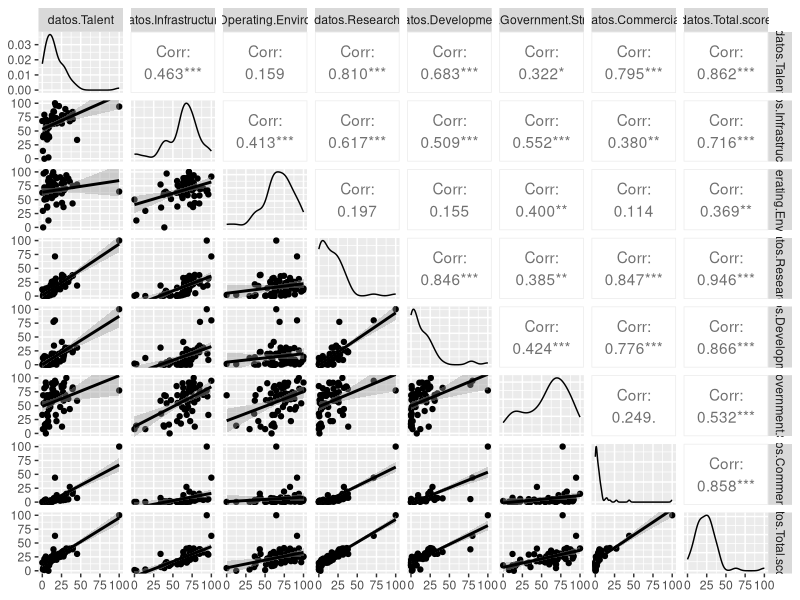
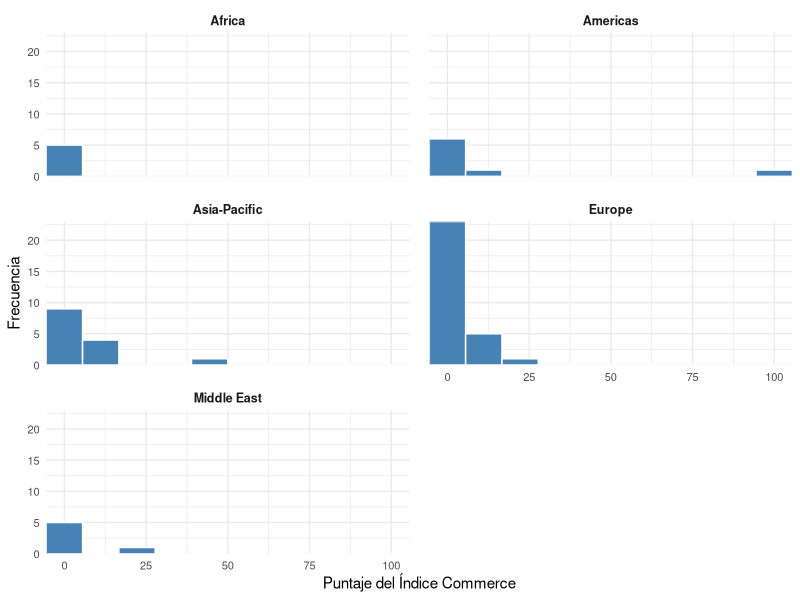
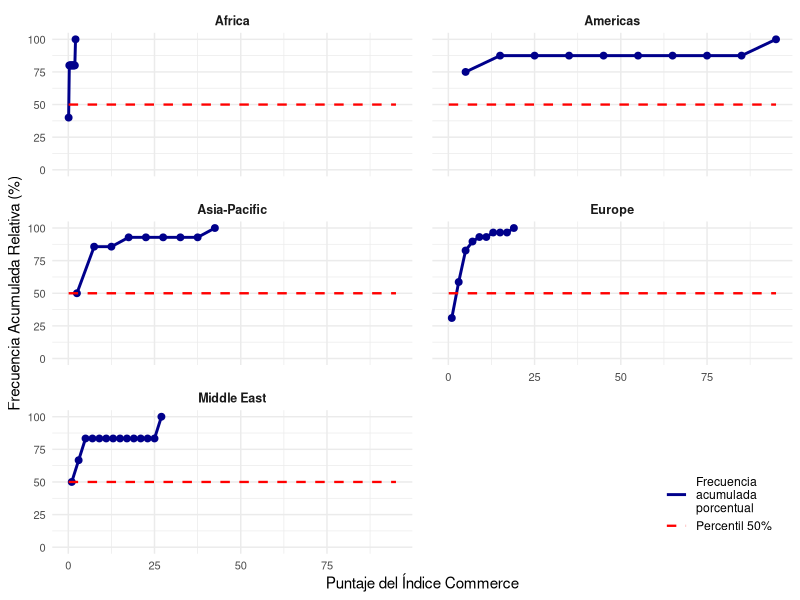
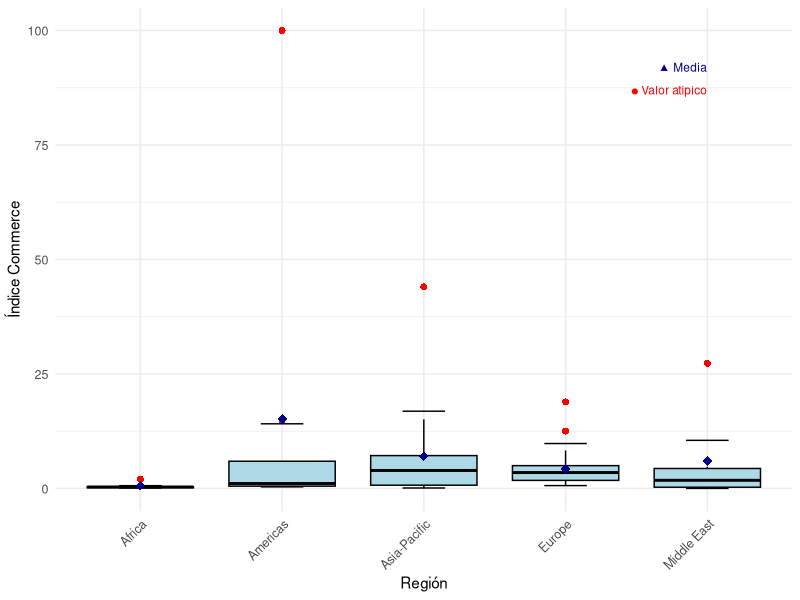
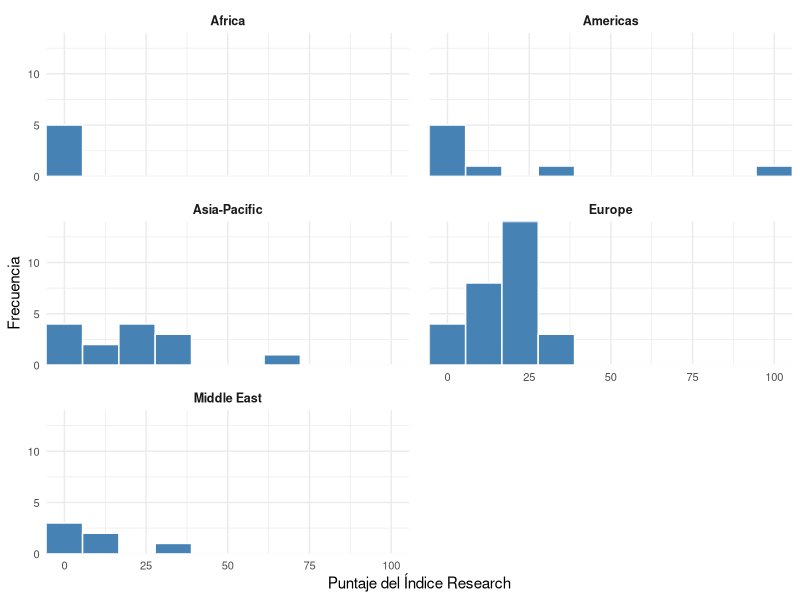
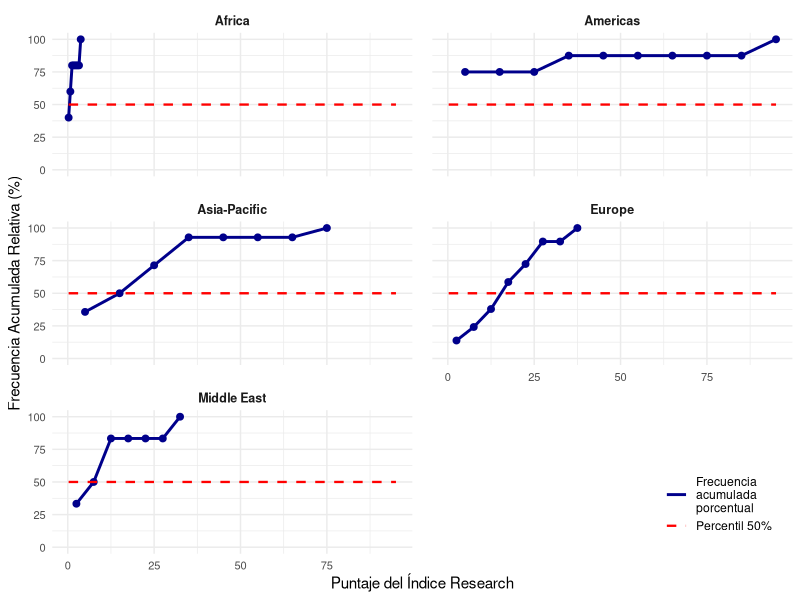
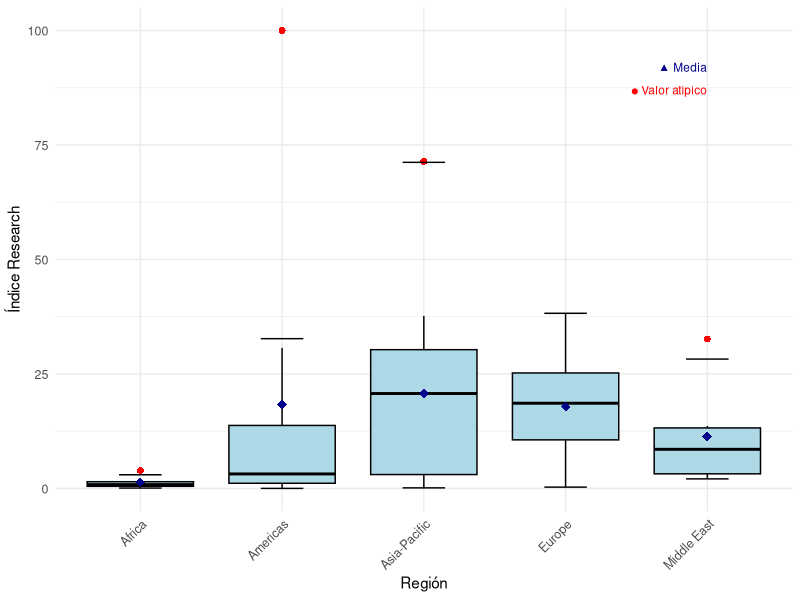

The R script that drew these images, in order:
## ---- chunk 1
knitr::opts_chunk$set(echo = FALSE)

#Instalación de las libreriás requeridas
library(ggplot2)
library(dplyr)
library(GGally)
library(xtable)
library(readr)
library(knitr)
library(forcats)
library(tidyr)
library(kableExtra)
## ---- chunk 2
knitr::opts_chunk$set(echo = FALSE)

#Organización en dataframes
AI_index_db <- read_csv("AI_index_db.csv")

datos <- data.frame(AI_index_db)

num <- data.frame(datos $Talent, datos $Infrastructure, datos $Operating.Environment, datos $Research, datos $Development, datos $Government.Strategy, datos $Commercial, datos $Total.score)

numeric_data <- data.frame(Commercial = datos$Commercial, Research = datos$Research, Talent = datos$Talent, Total_Score = datos$Total.score)
## ---- chunk 3

#Generación de dataframe de los datos de las variables
variables <- data.frame(
  Variable = c("Country", "Talent", "Infraestructure", "Operating Enviroment", "Research", "Development", "Government Strategy", "Commerce", "Total Score", "Region", "Cluster", "Income Group", "Political Regime"),
  Clasificacion = c("Cualitativa", "Cuantitativa", "Cuantitativa", "Cuantitativa", "Cuantitativa", "Cuantitativa", "Cuantitativa", "Cuantitativa", "Cuantitativa", "Cualitativa", "Cualitativa", "Cualitativa", "Cualitativa"),
  Categorizacion = c("Nominal", "Continua", "Continua", "Continua", "Continua", "Continua", "Continua", "Continua", "Continua", "Nominal", "Nominal", "Ordinal", "Nominal"),
  Descripcion = c(
    "Nombre del país donde se evalúa el AI Global Index.",
    "Indicador de disponibilidad de profesionales calificados para la provisión de soluciones de inteligencia artificial.",
    "Indicador de fiabilidad y la escala de la infraestructura de acceso, desde la electricidad e Internet, hasta las capacidades de superintarmética.",
    "Indicador del contexto regulatorio y la opinión pública en torno a la inteligencia artificial.",
    "Indicador del alcance de la investigación especializada y los investigadores; investigando la cantidad de publicaciones y citas en revistas académicas creíbles.",
    "Indicador de desarrollo de plataformas y algoritmos fundamentales en los que se basan los proyectos innovadores de inteligencia artificial.",
    "Indicador de la profundidad del compromiso del gobierno nacional con la inteligencia artificial; investigando los compromisos de gasto y las estrategias nacionales.",
    "Indicador del nivel de actividad de puesta en marcha, inversión e iniciativas comerciales basadas en la inteligencia artificial.",
    "Indicador AI Global Index que compara a las naciones en su nivel de inversión, innovación e implementación de la inteligencia artificial.",
    "Agrupacion de países según su localización geográfica en regiones.",
    "Agrupación de países según su historia de incursión en el desarrollo de tecnología relacionada con la Inteligencia Artificial.",
    "Nivel de ingresos presentado en el país.",
    "Tipo de régimen político presentado en el país."
  )
)

# Ajuste del diseño de la tabla
cat("\\renewcommand{\\arraystretch}{1.5}\n")
cat("\\begin{footnotesize}")
knitr::kable(variables, 
             caption = "Variables y su clasificación", 
             format = "latex", 
             booktabs = TRUE, 
             longtable = TRUE,
             col.names = c("Variable", "Clasificación", "Categorización", "Descripción"),
             align = c("l", "l", "l", "p{8cm}"))
cat("\\end{footnotesize}")
cat("\\renewcommand{\\arraystretch}{1}\n")

## ---- chunk 4

#Genreación del gráfico
figura1 <- ggpairs(num, lower = list(continuous = "smooth"))
ggsave("figura1.png", plot = figura1, width = 7, height = 7, dpi = 300)
## ---- chunk 5

# Cálculo de las estadísticas
custom_stats_region <- function(df, var, total_score) {
  x <- df[[var]]
  total <- df[[total_score]]
  x <- x[!is.na(x)]
  total <- total[!is.na(total)]
  
  mean_val <- round(mean(x), 2)
  freq_table <- table(x)
  mode_val <- as.numeric(names(freq_table)[freq_table == max(freq_table)])
  mode_text <- if (length(mode_val) > 3) "> 3 modas" else paste(round(mode_val, 2), collapse = ", ")
  std_dev <- round(sd(x), 2)
  min_val <- round(min(x), 2)
  q1 <- round(quantile(x, 0.25), 2)
  median_val <- round(median(x), 2)
  q3 <- round(quantile(x, 0.75), 2)
  max_val <- round(max(x), 2)
  range_val <- round(max_val - min_val, 2)
  iqr <- round(q3 - quantile(x, 0.25), 2)
  cv <- round((std_dev / mean_val) * 100, 2)
  cov_val <- round(cov(x, total, use = "complete.obs"), 2)
  cor_val <- round(cor(x, total, use = "complete.obs"), 2)

  return(data.frame(
    Media = mean_val,
    Moda = mode_text,
    Mínimo = min_val,
    Q1 = q1,
    Mediana = median_val,
    Q3 = q3,
    Máximo = max_val,
    Rango = range_val,
    RIQ = iqr,
    `Desv est` = std_dev,
    CV = cv,
    `Cov Total Score` = cov_val,
    `Corr Total Score` = cor_val
  ))
}

regiones <- unique(datos$Region)
region_stats_list <- list()

for (i in 1:length(regiones)) {
  region <- regiones[i]
  
  region_data <- datos %>% filter(Region == region)
  
  commerce_stats <- custom_stats_region(region_data, "Commercial", "Total.score")
  talent_stats <- custom_stats_region(region_data, "Talent", "Total.score")
  research_stats <- custom_stats_region(region_data, "Research", "Total.score")
  total_stats <- custom_stats_region(region_data, "Total.score", "Total.score")
  
  region_df <- bind_rows(
    cbind(Region = region, Indice = "Commerce", commerce_stats),
    cbind(Region = region, Indice = "Talent", talent_stats),
    cbind(Region = region, Indice = "Research", research_stats),
    cbind(Region = region, Indice = "Total Score", total_stats)
  )
  
  region_stats_list[[i]] <- region_df
}

region_stats <- bind_rows(region_stats_list)

tabla2 <- region_stats %>% 
  select(Region, Indice, Media, Moda, Mínimo, Q1, Mediana, Q3, Máximo) %>% 
  rename(`Región` = Region, `Índice` = Indice)

#Ajuste del diseño de la tabla
cat("\\renewcommand{\\arraystretch}{1.3}\n")
cat("\\begin{scriptsize}")
knitr::kable(tabla2, 
             caption = "Medidas de tendencia central y posición", 
             format = "latex", 
             booktabs = TRUE, 
             longtable = TRUE,
             row.names = FALSE, 
             align = "llrrrrrrr",
             na.string = "")
cat("\\end{scriptsize}")
cat("\\renewcommand{\\arraystretch}{1}\n")

## ---- chunk 6

# Cálculo de las estadísticas
tabla3 <- region_stats %>% 
  select(Region, Indice, Rango, RIQ, `Desv.est`, CV, `Cov.Total.Score`, `Corr.Total.Score`) %>% 
  rename(`Región` = Region, `Índice` = Indice, `Cov Total Score` = `Cov.Total.Score`, `Corr Total Score` = `Corr.Total.Score`)

# Ajuste del diseño de la tabla
cat("\\renewcommand{\\arraystretch}{1.3}\n")
cat("\\begin{scriptsize}")
knitr::kable(tabla3, 
             caption = "Medidas de dispersión e indicadores por región e índice", 
             format = "latex", 
             booktabs = TRUE, 
             longtable = TRUE,
             row.names = FALSE,  
             align = "llrrrrr",
             na.string = "")
cat("\\end{scriptsize}")
cat("\\renewcommand{\\arraystretch}{1}\n")

## ---- chunk 7
# Crear intervalos para la variable Commercial
intervalos <- cut(datos$Commercial, breaks = seq(0, 100, by = 10), 
                  include.lowest = TRUE, right = TRUE)

# Calcular frecuencias
frec_abs <- table(intervalos)
frec_rel <- prop.table(frec_abs)
frec_abs_acum <- cumsum(frec_abs)
frec_rel_acum <- cumsum(frec_rel)

# Crear la tabla de frecuencias
tabla_frecuencias_commercial <- data.frame(
  Intervalo = levels(intervalos),
  "F Absoluta" = as.numeric(frec_abs),
  "F Relativa" = round(as.numeric(frec_rel), 2),
  "F Abs Acum" = as.numeric(frec_abs_acum),
  "F Rel Acum" = round(as.numeric(frec_rel_acum), 2)
)

# Mostrar la tabla con knitr::kable
knitr::kable(tabla_frecuencias_commercial, 
             caption = "Frecuencia del Índice Commercial",
             align = c('l', 'c', 'c', 'c', 'c'))

## ---- chunk 8

#Generación de la tabla
crear_intervalos <- function(data, variable, n_bins = 8) {
  breaks <- pretty(range(data[[variable]], na.rm = TRUE), n = n_bins)
  return(breaks)
}
commerce_breaks <- crear_intervalos(datos, "Commercial")
total_score_breaks <- crear_intervalos(datos, "Total.score")
commerce_labels <- paste0("(", commerce_breaks[-length(commerce_breaks)], ", ", commerce_breaks[-1], "]")
score_labels <- paste0("(", total_score_breaks[-length(total_score_breaks)], ", ", total_score_breaks[-1], "]")
datos$Commercial_interval <- cut(datos$Commercial, 
                                breaks = commerce_breaks, 
                                labels = commerce_labels, 
                                include.lowest = TRUE)
datos$TotalScore_interval <- cut(datos$Total.score, 
                                breaks = total_score_breaks, 
                                labels = score_labels, 
                                include.lowest = TRUE)
tabla_contingencia <- table(datos$Commercial_interval, datos$TotalScore_interval)
tabla_df <- as.data.frame.matrix(tabla_contingencia)
tabla_df$Total <- rowSums(tabla_df)
totales_columna <- colSums(tabla_df)
tabla_df <- rbind(tabla_df, Total = totales_columna)
tabla4 <- tabla_df %>%
  tibble::rownames_to_column(var = "A  -   B") %>%
  dplyr::rename(`A - B` = `A  -   B`) %>% 
  dplyr::select(`A - B`, everything()) 

colnames(tabla4) <- c("A   -   B", "[0, 10]", "(10, 20]", "(20, 30]", "(30, 40]", "(40, 50]", 
                      "(50, 60]", "(60, 70]", "(70, 80]", "(80, 90]", "(90, 100]", "Total")

cat("\\renewcommand{\\arraystretch}{1.3}\n")
cat("\\begin{scriptsize}")
print(xtable::xtable(tabla4, 
                   caption = "Tabla de Frecuencia Bivariada Índice Commerce (A) vs Total Score (B)"),
      tabular.environment = "longtable",
      floating = FALSE,
      include.rownames = FALSE,
      latex.environments = "",
      caption.placement = "top")
cat("\\end{scriptsize}")
cat("\\renewcommand{\\arraystretch}{1}\n")
## ---- chunk 9

# Crear el histograma 
figura2 <- ggplot(datos, aes(x = Commercial)) +
  geom_histogram(bins = 10, fill = "steelblue", color = "white") +
  facet_wrap(~Region, ncol = 2, scales = "fixed") +  
  scale_x_continuous(expand = c(0, 0)) +
  scale_y_continuous(expand = c(0, 0)) +
  labs(x = "Puntaje del Índice Commerce",
       y = "Frecuencia") +
  theme_minimal() +
  theme(plot.title = element_text(hjust = 0.5, size = 12),
        axis.text = element_text(size = 8),
        strip.text = element_text(size = 9, face = "bold"),
        panel.spacing = unit(1, "lines"))
ggsave("figura2.png", plot = figura2, width = 8, height = 9, dpi = 300)

## ---- chunk 10

# Generar diagrama
prepare_ogive_data <- function(df, variable, region_var, bins = 10) {
  df %>%
    filter(!is.na(.data[[variable]])) %>%
    group_by(.data[[region_var]]) %>%
    do({
      region_data <- .
      breaks <- pretty(range(region_data[[variable]], na.rm = TRUE), n = bins)
      h <- hist(region_data[[variable]], breaks = breaks, plot = FALSE)
      cum_freq <- cumsum(h$counts) / sum(h$counts) * 100
      data.frame(
        Region = unique(region_data[[region_var]]),
        bin = h$mids,
        freq_acum_rel = cum_freq
      )
    }) %>%
    ungroup()
}

ojiva_data <- prepare_ogive_data(datos, "Commercial", "Region", bins = 10)

figura_ojiva <- ggplot(ojiva_data, aes(x = bin, y = freq_acum_rel)) +
  geom_line(color = "darkblue", size = 1, aes(linetype = "Frecuencia\nacumulada\nporcentual")) +
  geom_point(color = "darkblue", size = 2) +
  geom_line(data = data.frame(bin = c(min(ojiva_data$bin), max(ojiva_data$bin)),
            freq_acum_rel = 50,
            Linea = "Percentil 50%"),
          aes(x = bin, y = freq_acum_rel, linetype = Linea),
          color = "red", size = 0.8) +
  facet_wrap(~Region, ncol = 2, scales = "fixed") +
  labs(
    x = "Puntaje del Índice Commerce",
    y = "Frecuencia Acumulada Relativa (%)",
    linetype = "" 
  ) +
  theme_minimal() +
  theme(
    plot.title = element_text(hjust = 0.5, size = 12),
    axis.text = element_text(size = 8),
    strip.text = element_text(size = 9, face = "bold"),
    panel.spacing = unit(1, "lines"),
    legend.box = "vertical",
    legend.background = element_rect(fill = alpha("white", 0.8), color =NA),
    legend.margin = margin(4, 4, 4, 4),
    legend.position = c(0.98, 0.02),
    legend.justification = c(1, 0)
  ) +
  scale_linetype_manual(values = c("Frecuencia\nacumulada\nporcentual" = "solid", "Percentil 50%" = "dashed")) +
  scale_y_continuous(limits = c(0, 100))

ggsave("figura3.png", plot = figura_ojiva, width = 8, height = 9, dpi = 300)

## ---- chunk 11

# Generación del. diagrama
stats_boxplot <- datos %>%
  group_by(Region) %>%
  summarise(
    q1 = quantile(Commercial, 0.25, na.rm = TRUE),
    q3 = quantile(Commercial, 0.75, na.rm = TRUE),
    iqr = IQR(Commercial, na.rm = TRUE),
    lower_whisker = max(min(Commercial, na.rm = TRUE), q1 - 1.5 * iqr),
    upper_whisker = min(max(Commercial, na.rm = TRUE), q3 + 1.5 * iqr),
    mean_val = mean(Commercial, na.rm = TRUE),
    .groups = "drop"
  )

datos$Region <- factor(datos$Region)

figura4 <- ggplot(datos, aes(x = Region, y = Commercial)) +
  geom_boxplot(outlier.colour = "red",
               outlier.shape = 16,
               outlier.size = 2,
               fill = "lightblue",
               color = "black",
               coef = 1.5) +
  
  geom_segment(data = stats_boxplot,
               aes(x = as.numeric(factor(Region)) - 0.15, 
                   xend = as.numeric(factor(Region)) + 0.15,
                   y = lower_whisker, 
                   yend = lower_whisker),
               color = "black", linewidth = 0.5) +
  
  geom_segment(data = stats_boxplot,
               aes(x = as.numeric(factor(Region)) - 0.15, 
                   xend = as.numeric(factor(Region)) + 0.15,
                   y = upper_whisker, 
                   yend = upper_whisker),
               color = "black", linewidth = 0.5) +
  
  stat_summary(fun = mean,
               geom = "point",
               shape = 18,
               size = 3,
               color = "darkblue") +
  
  labs(x = "Región",
       y = "Índice Commerce") +
  
  theme_minimal() +
  theme(
    axis.text.x = element_text(angle = 45, hjust = 1, size = 9),
    axis.text.y = element_text(size = 9),
    plot.title = element_text(hjust = 0.5, size = 12)
  ) +
  annotate("text", x = max(as.numeric(factor(datos$Region))), 
           y = max(datos$Commercial, na.rm = TRUE) * 0.92, 
           label = "▲ Media", color = "darkblue", size = 3, hjust = 1) +
  annotate("text", x = max(as.numeric(factor(datos$Region))), 
           y = max(datos$Commercial, na.rm = TRUE) * 0.87, 
           label = "● Valor atípico", color = "red", size = 3, hjust = 1)
ggsave("figura4.png", plot = figura4, width = 8, height = 5, dpi = 300)

## ---- chunk 12

# Crear intervalos para la variable Research
intervalos <- cut(datos$Research, breaks = seq(0, 100, by = 10), 
                  include.lowest = TRUE, right = TRUE)

# Calcular frecuencias
frec_abs <- table(intervalos)
frec_rel <- prop.table(frec_abs)
frec_abs_acum <- cumsum(frec_abs)
frec_rel_acum <- cumsum(frec_rel)

# Crear la tabla de frecuencias
tabla_frecuencias_research <- data.frame(
  Intervalo = levels(intervalos),
  "F Absoluta" = as.numeric(frec_abs),
  "F Relativa" = round(as.numeric(frec_rel), 2),
  "F Abs Acum" = as.numeric(frec_abs_acum),
  "F Rel Acum" = round(as.numeric(frec_rel_acum), 2)
)

# Mostrar la tabla con el mismo formato
knitr::kable(tabla_frecuencias_research, 
             caption = "Frecuencia del Índice Research",
             align = c('l', 'c', 'c', 'c', 'c'))

## ---- chunk 13

#Generación de la tabla
crear_intervalos <- function(data, variable, n_bins = 8) {
  breaks <- pretty(range(data[[variable]], na.rm = TRUE), n = n_bins)
  return(breaks)
}
research_breaks <- crear_intervalos(datos, "Research")
total_score_breaks <- crear_intervalos(datos, "Total.score")
research_labels <- paste0("(", research_breaks[-length(research_breaks)], ", ", research_breaks[-1], "]")
score_labels <- paste0("(", total_score_breaks[-length(total_score_breaks)], ", ", total_score_breaks[-1], "]")
datos$Research_interval <- cut(datos$Research, 
                                breaks = research_breaks, 
                                labels = research_labels, 
                                include.lowest = TRUE)
datos$TotalScore_interval <- cut(datos$Total.score, 
                                breaks = total_score_breaks, 
                                labels = score_labels, 
                                include.lowest = TRUE)
tabla_contingencia <- table(datos$Research_interval, datos$TotalScore_interval)
tabla_df <- as.data.frame.matrix(tabla_contingencia)
tabla_df$Total <- rowSums(tabla_df)
totales_columna <- colSums(tabla_df)
tabla_df <- rbind(tabla_df, Total = totales_columna)
tabla5 <- tabla_df %>%
  tibble::rownames_to_column(var = "A  -   B") %>%
  dplyr::rename(`A - B` = `A  -   B`) %>% 
  dplyr::select(`A - B`, everything()) 

colnames(tabla5) <- c("A   -   B", "[0, 10]", "(10, 20]", "(20, 30]", "(30, 40]", "(40, 50]", 
                      "(50, 60]", "(60, 70]", "(70, 80]", "(80, 90]", "(90, 100]", "Total")

cat("\\renewcommand{\\arraystretch}{1.3}\n")
cat("\\begin{scriptsize}")
print(xtable::xtable(tabla5, 
                   caption = "Tabla de Frecuencia Bivariada Índice Research (A) vs Total Score (B)"),
      tabular.environment = "longtable",
      floating = FALSE,
      include.rownames = FALSE,
      latex.environments = "",
      caption.placement = "top")
cat("\\end{scriptsize}")
cat("\\renewcommand{\\arraystretch}{1}\n")
## ---- chunk 14

# Crear el histograma 
figura5 <- ggplot(datos, aes(x = Research)) +
  geom_histogram(bins = 10, fill = "steelblue", color = "white") +
  facet_wrap(~Region, ncol = 2, scales = "fixed") +  
  scale_x_continuous(expand = c(0, 0)) +
  scale_y_continuous(expand = c(0, 0)) +
  labs(x = "Puntaje del Índice Research",
       y = "Frecuencia") +
  theme_minimal() +
  theme(plot.title = element_text(hjust = 0.5, size = 12),
        axis.text = element_text(size = 8),
        strip.text = element_text(size = 9, face = "bold"),
        panel.spacing = unit(1, "lines"))
ggsave("figura5.png", plot = figura5, width = 8, height = 9, dpi = 300)
## ---- chunk 15

# Generar diagrama
prepare_ogive_data <- function(df, variable, region_var, bins = 10) {
  df %>%
    filter(!is.na(.data[[variable]])) %>%
    group_by(.data[[region_var]]) %>%
    do({
      region_data <- .
      breaks <- pretty(range(region_data[[variable]], na.rm = TRUE), n = bins)
      h <- hist(region_data[[variable]], breaks = breaks, plot = FALSE)
      cum_freq <- cumsum(h$counts) / sum(h$counts) * 100
      data.frame(
        Region = unique(region_data[[region_var]]),
        bin = h$mids,
        freq_acum_rel = cum_freq
      )
    }) %>%
    ungroup()
}

ojiva_data <- prepare_ogive_data(datos, "Research", "Region", bins = 10)

figura_ojiva <- ggplot(ojiva_data, aes(x = bin, y = freq_acum_rel)) +
  geom_line(color = "darkblue", size = 1, aes(linetype = "Frecuencia\nacumulada\nporcentual")) +
  geom_point(color = "darkblue", size = 2) +
  geom_line(data = data.frame(bin = c(min(ojiva_data$bin), max(ojiva_data$bin)),
            freq_acum_rel = 50,
            Linea = "Percentil 50%"),
          aes(x = bin, y = freq_acum_rel, linetype = Linea),
          color = "red", size = 0.8) +
  facet_wrap(~Region, ncol = 2, scales = "fixed") +
  labs(
    x = "Puntaje del Índice Research",
    y = "Frecuencia Acumulada Relativa (%)",
    linetype = "" 
  ) +
  theme_minimal() +
  theme(
    plot.title = element_text(hjust = 0.5, size = 12),
    axis.text = element_text(size = 8),
    strip.text = element_text(size = 9, face = "bold"),
    panel.spacing = unit(1, "lines"),
    legend.box = "vertical",
    legend.background = element_rect(fill = alpha("white", 0.8), color =NA),
    legend.margin = margin(4, 4, 4, 4),
    legend.position = c(0.98, 0.02),
    legend.justification = c(1, 0)
  ) +
  scale_linetype_manual(values = c("Frecuencia\nacumulada\nporcentual" = "solid", "Percentil 50%" = "dashed")) +
  scale_y_continuous(limits = c(0, 100))

ggsave("figura6.png", plot = figura_ojiva, width = 8, height = 9, dpi = 300)
## ---- chunk 16

# Generación del diagrama
stats_boxplot <- datos %>%
  group_by(Region) %>%
  summarise(
    q1 = quantile(Research, 0.25, na.rm = TRUE),
    q3 = quantile(Research, 0.75, na.rm = TRUE),
    iqr = IQR(Research, na.rm = TRUE),
    lower_whisker = max(min(Research, na.rm = TRUE), q1 - 1.5 * iqr),
    upper_whisker = min(max(Research, na.rm = TRUE), q3 + 1.5 * iqr),
    mean_val = mean(Research, na.rm = TRUE),
    .groups = "drop"
  )

datos$Region <- factor(datos$Region)

figura7 <- ggplot(datos, aes(x = Region, y = Research)) +
  geom_boxplot(outlier.colour = "red",
               outlier.shape = 16,
               outlier.size = 2,
               fill = "lightblue",
               color = "black",
               coef = 1.5) +
  
  geom_segment(data = stats_boxplot,
               aes(x = as.numeric(factor(Region)) - 0.15, 
                   xend = as.numeric(factor(Region)) + 0.15,
                   y = lower_whisker, 
                   yend = lower_whisker),
               color = "black", linewidth = 0.5) +
  
  geom_segment(data = stats_boxplot,
               aes(x = as.numeric(factor(Region)) - 0.15, 
                   xend = as.numeric(factor(Region)) + 0.15,
                   y = upper_whisker, 
                   yend = upper_whisker),
               color = "black", linewidth = 0.5) +
  
  stat_summary(fun = mean,
               geom = "point",
               shape = 18,
               size = 3,
               color = "darkblue") +
  
  labs(x = "Región",
       y = "Índice Research") +
  
  theme_minimal() +
  theme(
    axis.text.x = element_text(angle = 45, hjust = 1, size = 9),
    axis.text.y = element_text(size = 9),
    plot.title = element_text(hjust = 0.5, size = 12)
  ) +
  annotate("text", x = max(as.numeric(factor(datos$Region))), 
           y = max(datos$Research, na.rm = TRUE) * 0.92, 
           label = "▲ Media", color = "darkblue", size = 3, hjust = 1) +
  annotate("text", x = max(as.numeric(factor(datos$Region))), 
           y = max(datos$Research, na.rm = TRUE) * 0.87, 
           label = "● Valor atípico", color = "red", size = 3, hjust = 1)
ggsave("figura7.png", plot = figura7, width = 8, height = 5, dpi = 300)

## ---- chunk 17
datos <- read.csv("AI_index_db.csv")

# Crear intervalos para la variable Talent
intervalos <- cut(datos$Talent, breaks = seq(0, 100, by = 10), 
                  include.lowest = TRUE, right = TRUE)

# Calcular frecuencias
frec_abs <- table(intervalos)
frec_rel <- prop.table(frec_abs)
frec_abs_acum <- cumsum(frec_abs)
frec_rel_acum <- cumsum(frec_rel)

# Crear la tabla de frecuencias
tabla_frecuencias_talent <- data.frame(
  Intervalo = levels(intervalos),
  "F Absoluta" = as.numeric(frec_abs),
  "F Relativa" = round(as.numeric(frec_rel), 2),
  "F Abs Acum" = as.numeric(frec_abs_acum),
  "F Rel Acum" = round(as.numeric(frec_rel_acum), 2)
)

# Mostrar la tabla con knitr::kable
knitr::kable(tabla_frecuencias_talent, 
             caption = "Frecuencia del Índice Talent",
             align = c('l', 'c', 'c', 'c', 'c'))
